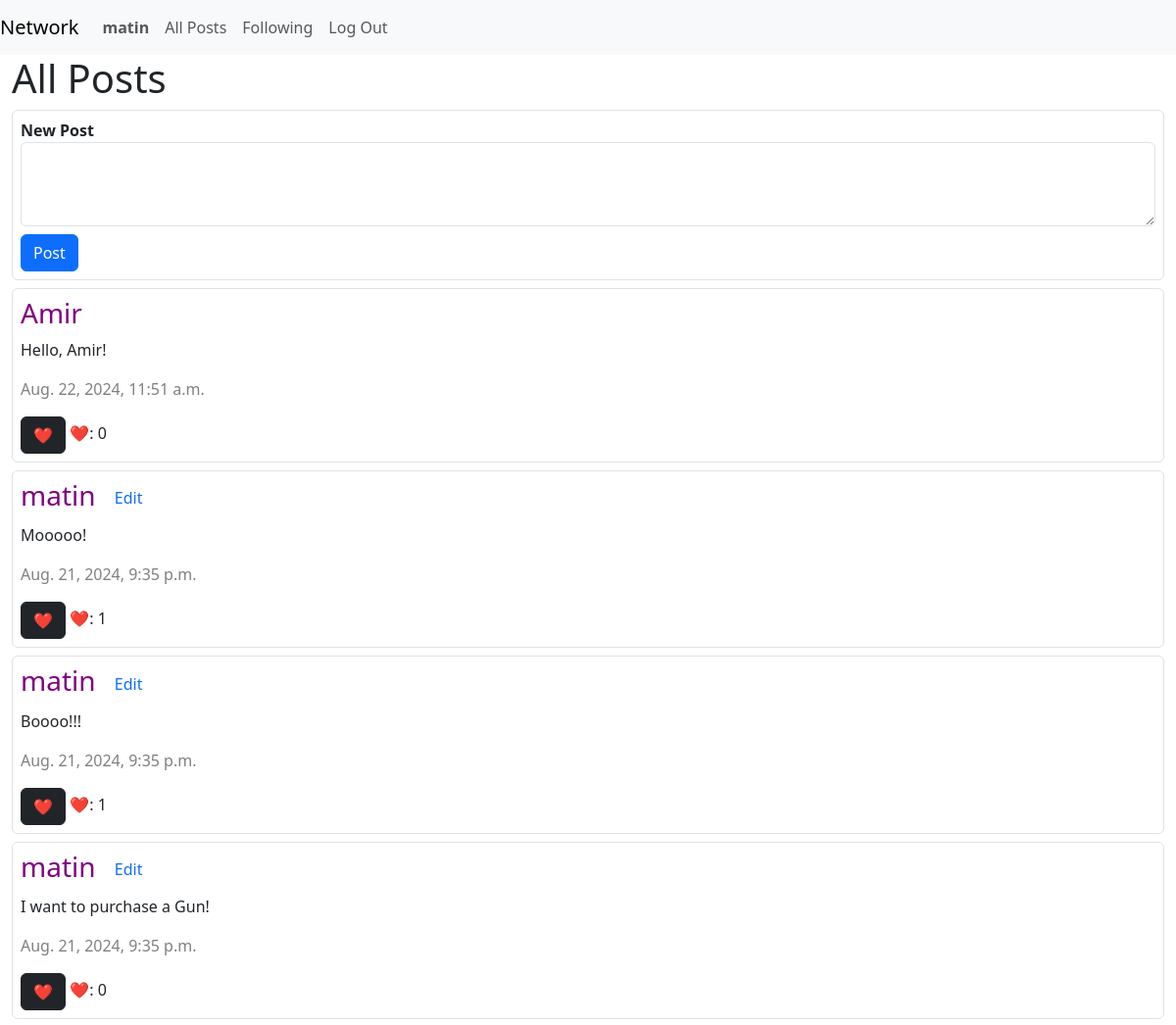
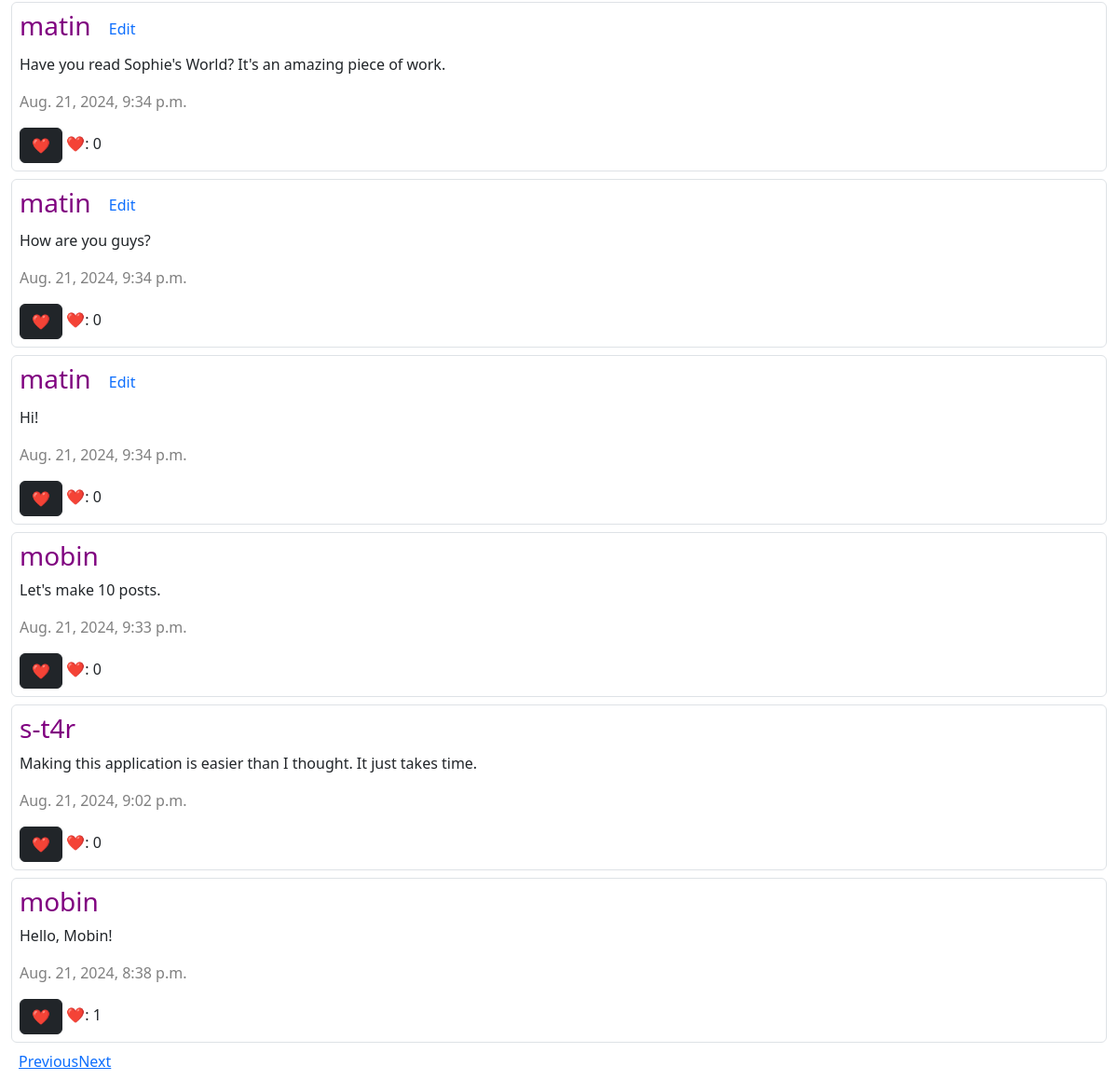
/?page=2 (signed in), run on the app's committed database (2 pictures, top to bottom).
### network/models.py (models this page shows)
class User(AbstractUser):
    id = models.AutoField(primary_key=True)
    following = models.ManyToManyField("self", symmetrical=False, related_name="followers", blank=True)

class Posts(models.Model):
    id = models.AutoField(primary_key=True)
    content = models.TextField()
    timestamp = models.DateTimeField(auto_now_add=True)
    user = models.ForeignKey(User, on_delete=models.CASCADE, related_name='user_posts')
    likes = models.ManyToManyField(User, related_name="liked_posts", blank=True)

### network/views.py (the view)
# urls.py: path("", views.index, name="index"),
def index(request):
    posts = Posts.objects.all().order_by("-timestamp")
    paginator = Paginator(posts, 10)
    page_number = request.GET.get('page')
    page_obj = paginator.get_page(page_number)
    return render(request, "network/index.html", {
        "page_obj": page_obj,
    })

### network/templates/network/index.html (shortened to what this page needs)
{% extends "network/layout.html" %}
{% load static %}
{% block body %}
    <div class="container-fluid">
    {% if request.user.is_authenticated %}
        <h1>All Posts</h1>
        <div class="border rounded-2 p-2">
            <form id="create_content" action="{% url 'new_post' %}" method="post">
                <div class="form-group mb-2">
                    <label for="new_post"><b>New Post</b></label>
                    <textarea name="new_post" id="new_post" class="form-control" rows="3"></textarea>
                </div>
                <input class="btn btn-primary" type="submit" value="Post">
            </form>
        </div>
    {% endif %}
    {% for post in page_obj %}
        <div id="{{ post.id }}" class="border rounded-2 p-2 mt-2">
            <h3>
                <a href="{% url 'user_profile' post.user.id %}"
                style="color: purple; text-decoration: none;">
                    {{ post.user }}
                </a>
                {% if request.user == post.user %}
                    <button class="btn btn-primary edit_button" data_post_id="{{ post.id }}">Edit</button>
                {% endif %}
            </h3>
            <p id="post_content_{{ post.id }}">{{ post.content }}</p>
            <p><span style="color: gray; font-weight: 100;">{{ post.timestamp }}</span></p>
            {% if request.user.is_authenticated %}
            <button class="btn btn-dark like_button" type="button" data_post_id="{{ post.id }}">❤️</button>
            {% endif %}
            <span>❤️: <span id="like_count_{{ post.id }}">{{ post.likes.count }}</span></span>
        </div>
        {% endfor %}
        <div class="pagination p-2">
            {% if page_obj.has_previous %}
                <a href="?page={{ page_obj.previous_page_number }}">Previous</a>
            {% endif %}
            {% if page_obj.has_next %}
                <a href="?page={{ page_obj.next_page_number }}">Next</a>
            {% endif %}
        </div>
    </div>
{% endblock %}

### network/templates/network/layout.html (shortened to what this page needs)
{% load static %}
<!DOCTYPE html>
<html lang="en">
    <head>
        <link href="https://cdn.jsdelivr.net/npm/bootstrap@5.3.3/dist/css/bootstrap.min.css" rel="stylesheet">
        <link href="{% static 'network/styles.css' %}" rel="stylesheet">
    </head>
    <body>
        <nav class="navbar navbar-expand-lg navbar-light bg-light">
            <a class="navbar-brand" href="{% url 'index' %}">Network</a>
            <div>
              <ul class="navbar-nav mr-auto">
                {% if request.user.is_authenticated %}
                    <li class="nav-item">
                        <a class="nav-link" href="{% url 'user_profile' request.user.id %}"><strong>{{ user.username }}</strong></a>
                    </li>
                    {% else %}
                    <li class="nav-item">
                        <a class="nav-link" href="{% url 'register' %}">
                            <strong>Anonymous</strong>
                        </a>
                    </li>
                {% endif %}
                <li class="nav-item">
                  <a class="nav-link" href="{% url 'index' %}">All Posts</a>
                </li>
                {% if request.user.is_authenticated %}
                    <li class="nav-item">
                        <a class="nav-link" href="{% url 'following' %}">Following</a>
                    </li>
                    <li class="nav-item">
                        <a class="nav-link" href="{% url 'logout' %}">Log Out</a>
                    </li>
                {% endif %}
              </ul>
            </div>
          </nav>
        <div class="body">
            {% block body %}
            {% endblock %}
        </div>
    </body>
</html>

### network/static/network/styles.css (style rules this page uses)
.edit_button { background-color: white; border: none; color: #0d6efd; }

### data on the page
User: username "matin"
Posts: user "Amir", content "Hello, Amir!", timestamp "Aug. 22, 2024, 11:51 a.m.", likes.count "0"
Posts: user "matin", content "Mooooo!", timestamp "Aug. 21, 2024, 9:35 p.m.", likes.count "1"
Posts: user "matin", content "Boooo!!!", timestamp "Aug. 21, 2024, 9:35 p.m.", likes.count "1"
Posts: user "matin", content "I want to purchase a Gun!", timestamp "Aug. 21, 2024, 9:35 p.m.", likes.count "0"
Posts: user "matin", content "Have you read Sophie's World? It's an amazing piece of work.", timestamp "Aug. 21, 2024, 9:34 p.m.", likes.count "0"
Posts: user "matin", content "How are you guys?", timestamp "Aug. 21, 2024, 9:34 p.m.", likes.count "0"
Posts: user "matin", content "Hi!", timestamp "Aug. 21, 2024, 9:34 p.m.", likes.count "0"
Posts: user "mobin", content "Let's make 10 posts.", timestamp "Aug. 21, 2024, 9:33 p.m.", likes.count "0"
Posts: user "s-t4r", content "Making this application is easier than I thought. It just takes time.", timestamp "Aug. 21, 2024, 9:02 p.m.", likes.count "0"
Posts: user "mobin", content "Hello, Mobin!", timestamp "Aug. 21, 2024, 8:38 p.m.", likes.count "1"
